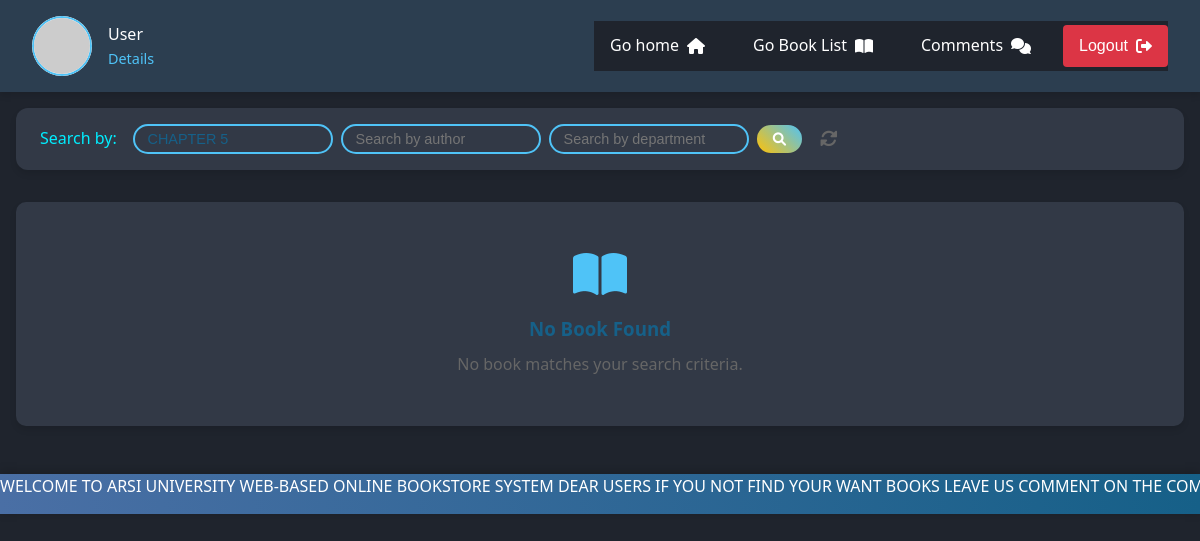
/user.php?title=CHAPTER 5 (signed in), run on an earlier commit of the app's database.
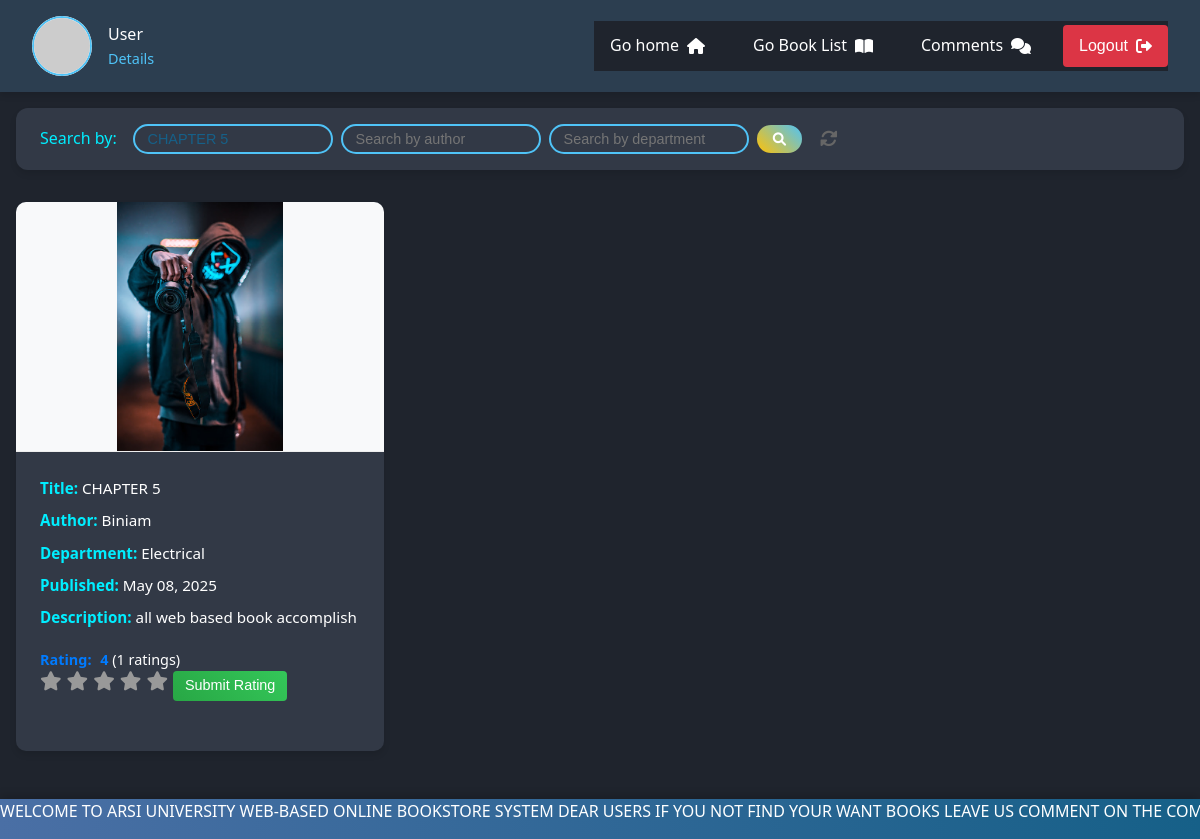
And on a later commit of the database.
### tables this page shows
CREATE TABLE `books` (
  `id` int(11) NOT NULL,
  `date` date NOT NULL,
  `title` varchar(255) NOT NULL,
  `description` text NOT NULL,
  `department` varchar(100) NOT NULL,
  `author` varchar(100) NOT NULL,
  `cover` varchar(255) NOT NULL,
  `file` varchar(255) NOT NULL,
  `is_read` tinyint(1) NOT NULL,
  `is_download` tinyint(1) NOT NULL,
  `created_at` timestamp NULL DEFAULT current_timestamp() ON UPDATE current_timestamp()
);

### user.php (the view, shortened to what this page needs)
<?php
$servername = "localhost";
$username = "root";
$password = "";
$dbname = "online_book_Db";
$conn = new mysqli($servername, $username, $password, $dbname);
$user_id = $_SESSION['user_id'];
$user_type = isset($_SESSION['user_type']) ? $_SESSION['user_type'] : 'user';
$full_name = 'User';
$profile_image = 'https://via.placeholder.com/50';
$title_query = isset($_GET['title']) ? trim($_GET['title']) : '';
$author_query = isset($_GET['author']) ? trim($_GET['author']) : '';
$department_query = isset($_GET['department']) ? trim($_GET['department']) : '';
$books = [];
$query = "SELECT b.*,
                 COALESCE((SELECT AVG(rating) FROM book_ratings WHERE book_id = b.id), 0) as avg_rating,
                 COALESCE((SELECT COUNT(rating) FROM book_ratings WHERE book_id = b.id), 0) as rating_count,
                 (SELECT rating FROM book_ratings WHERE book_id = b.id AND user_id = ?) as user_rating,
                 is_read,
                 is_download
          FROM books b WHERE 1=1";
$params = [$user_id];
$types = "i";
if ($title_query) {
    $query .= " AND (title LIKE ? OR SOUNDEX(title) = SOUNDEX(?))";
    $params[] = "%$title_query%";
    $params[] = $title_query;
    $types .= "ss";
}
$query .= " ORDER BY avg_rating DESC, rating_count DESC, date DESC";
$stmt = $conn->prepare($query);
if ($stmt) {
    $stmt->bind_param($types, ...$params);
    $stmt->execute();
    $result = $stmt->get_result();
    while ($row = $result->fetch_assoc()) {
        $books[] = $row;
    }
}
?>
<!DOCTYPE html>
<html lang="en">
<head>
    <link rel="stylesheet" href="https://cdnjs.cloudflare.com/ajax/libs/font-awesome/6.0.0-beta3/css/all.min.css">
    <link rel="stylesheet" href="css/userpage.css">
    <link rel="stylesheet" href="css/themes.css">
</head>
<body>
    <header id="header">
        <div class="header-content">
            <div class="logo-container">
                <img src="<?php echo $profile_image; ?>" alt="User Profile">
            </div>
            <div class="user-info">
                <span><?php echo $full_name; ?></span>
                <?php if ($user_type === 'user'): ?>
                    <a href="user profile.php">Details</a>
                <?php endif; ?>
            </div>
        </div>
        <nav class="nav-menu">
            <a href="index.php">Go home <i class="fas fa-home"></i></a>
            <a href="view_book_list.php">Go Book List <i class="fas fa-book-open"></i></a>
            <a href="comment.php">Comments <i class="fas fa-comments"></i></a>
            <button class="logout">Logout <i class="fas fa-sign-out-alt"></i></button>
        </nav>
    </header>
    <div class="search-section">
        <div class="search-container">
            <div class="search-input-container">
                <label for="title-input" class="search-label">Search by:</label>
                <input type="text" name="title" id="title-input" class="search-input" placeholder="Search by title" value="<?php echo htmlspecialchars($title_query); ?>">
                <input type="text" name="author" id="author-input" class="search-input" placeholder="Search by author" value="<?php echo htmlspecialchars($author_query); ?>">
                <input type="text" name="department" id="department-input" class="search-input" placeholder="Search by department" value="<?php echo htmlspecialchars($department_query); ?>">
                <button type="submit" class="search-icon"><i class="fas fa-search"></i></button>
                <button type="button" class="clear-search" title="Clear Search"><i class="fas fa-sync-alt"></i></button>
            </div>
        </div>
    </div>
    <main id="book-list">
        <div class="book-grid">
            <?php if (empty($books) && ($title_query || $author_query || $department_query)): ?>
                <div class="no-books">
                    <i class="fas fa-book-open fa-3x"></i>
                    <h3>No Book Found</h3>
                    <p>No book matches your search criteria.</p>
                </div>
            <?php else: ?>
                <?php foreach ($books as $book): ?>
                    <div class="book-card">
                        <img src="/bookstore/book/<?php echo htmlspecialchars($book['cover']); ?>" alt="Book Cover" class="book-cover">
                        <div class="book-details">
                            <p class="book-meta"><span class="label">Title:</span> <?php echo htmlspecialchars($book['title']); ?></p>
                            <p class="book-meta"><span class="label">Author:</span> <?php echo htmlspecialchars($book['author']); ?></p>
                            <p class="book-meta"><span class="label">Department:</span> <?php echo htmlspecialchars($book['department']); ?></p>
                            <p class="book-meta"><span class="label">Published:</span> <?php echo date('M d, Y', strtotime($book['date'])); ?></p>
                            <p class="book-meta"><span class="label">Description:</span> <?php echo htmlspecialchars(substr($book['description'], 0, 100) . (strlen($book['description']) > 100 ? '...' : '')); ?></p>
                            <div class="book-rating">
                                <span class="label">Rating:</span>
                                <span class="average-rating"><?php echo ($book['avg_rating'] > 0) ? round($book['avg_rating'], 1) : '0.0'; ?></span>
                                <span class="rating-count">(<?php echo $book['rating_count']; ?> ratings)</span>
                                <?php if (is_null($book['user_rating'])): ?>
                                    <div class="star-rating" data-book-id="<?php echo (int)$book['id']; ?>">
                                        <?php for ($i = 1; $i <= 5; $i++): ?>
                                            <i class="fas fa-star" data-value="<?php echo $i; ?>"></i>
                                        <?php endfor; ?>
                                        <button class="submit-rating" disabled>Submit Rating</button>
                                    </div>
                                <?php else: ?>
                                    <div class="user-rating">Your rating: <?php echo $book['user_rating']; ?> stars</div>
                                <?php endif; ?>
                            </div>
                        </div>
                    </div>
                <?php endforeach; ?>
            <?php endif; ?>
        </div>
    </main>
    <footer>
        <div class="footer-text">
            <marquee behavior="" direction="left">WELCOME TO ARSI UNIVERSITY WEB-BASED ONLINE BOOKSTORE SYSTEM DEAR USERS IF YOU NOT FIND YOUR WANT BOOKS LEAVE US COMMENT ON THE COMMENT MENU IF WE THINK VERY NECCESSARY WE WILL UPLOAD YOUR REQUEST BOOK AND IF YOU GET ANY PROBLEM ON THE SYATEM LEAVE US COMMENT WE WILL UPGRADE OUR SYSTEM!</marquee>
        </div>
    </footer>
</body>
</html>

### css/themes.css (style rules this page uses)
:root { --bg-color: #1f242d; --second-bg-color: #323946; --text-color: #fff; --main-color: #0ef; }
body { background: var(--bg-color); color: var(--text-color); }
.search-section, .book-card, .no-books { background: var(--second-bg-color); color: var(--text-color); }
.book-meta .label, .book-description .label, .search-label { color: var(--main-color); }
.nav-menu, .nav-menu.active { background: var(--bg-color); }

What changed in the data, as far as the page shows it:
added books: cover (picture), title "CHAPTER 5", author "Biniam", department "Electrical", date "May 08, 2025", description "all web based book accomplish", avg_rating "4", rating_count "1"
Also different on the page:
text no longer shown: "No Book Found No book matches your search criteria."
